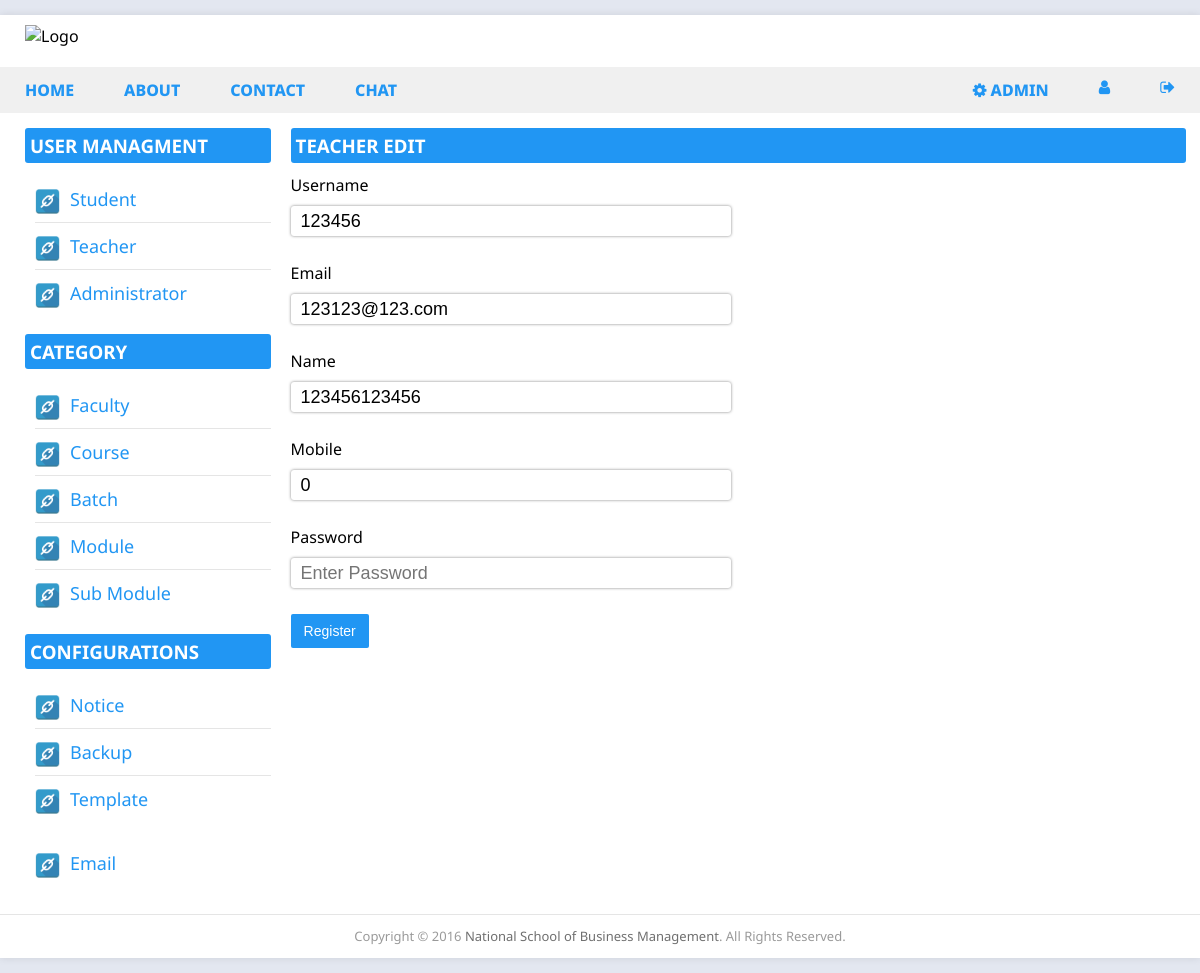
Screenshot of /dashboard.php?teacher=edit&id=10 (signed in) with the database file from the repository.
### tables this page shows
CREATE TABLE `users` (
  `id` int(11) NOT NULL,
  `username` char(15) NOT NULL,
  `password` text NOT NULL,
  `salt` varchar(32) NOT NULL,
  `name` varchar(100) NOT NULL,
  `email` varchar(60) NOT NULL,
  `mobile` varchar(15) DEFAULT NULL,
  `faculty_id` int(11) NOT NULL,
  `joined` datetime NOT NULL,
  `role` int(11) NOT NULL
);

### classes/Input.php (called while the page is built, shortened)
<?php
class Input
{
	public static function get($item){
		if (isset($_POST[$item])) {
			return $_POST[$item];
		}elseif (isset($_GET[$item])) {
			return $_GET[$item];
		}
		return '';
	}
}

### classes/DB.php (called while the page is built, shortened)
<?php
class DB
{
  private static $_instance = null;
  private $_pdo,
          $_query,
          $_error = false,
          $_results,
          $_resultslimit,
          $_count = 0;
  function __construct()
  {
    try {
      $this->_pdo = new PDO('mysql:host=' . Config::get('mysql/host') . ';dbname=' . Config::get('mysql/db'), Config::get('mysql/username'), Config::get('mysql/password'));
    } catch (PDOException $e) {
      die($e->getMessage());
    }
  }
  public static function getInstance() {
    if (!isset(self::$_instance)) {
      self::$_instance = new self();
    }
    return self::$_instance;
  }
  public function query($sql, $params = array()) {
    $this->_error = false;
    if ($this->_query = $this->_pdo->prepare($sql)) {
      $i = 1;
      if (count($params)) {
        foreach ($params as $param) {
          $this->_query->bindValue($i, $param);
          $i++;
        }
      }
      if($this->_query->execute()) {
          $this->_results = $this->_query->fetchAll(PDO::FETCH_OBJ);
          $this->_count = $this->_query->rowCount();
      }else {
        $this->_error = true;
      }
    }
    return $this;
  }
  private function action($action, $table, $where = array()) {
    if (count($where) === 3) {
      $operators = array('=', '>', '<', '>=', '<=', 'like', 'in');
      $field  = $where[0];
      $operator = $where[1];
      $value = $where[2];
      if (in_array($operator, $operators)) {
        $sql = "{$action} FROM {$table} WHERE {$field} {$operator} ?";
        if (!$this->query($sql, array($value))->error()) {
          return $this;
        }
      }
    }
    return false;
  }
  public function get($table, $where=array()) {
    return $this->action('SELECT *', $table, $where);
  }
  public function error() {
    return $this->_error;
  }
  public function count() {
    return $this->_count;
  }
  public function first() {
    return $this->_results[0];
  }
}

### classes/Config.php (called while the page is built)
<?php
class Config {
  public static function get($path = null) {
    if ($path) {
      $config = $GLOBALS['config'];
      $path = explode('/', $path);
      foreach ($path as $value) {
        if(isset($config[$value])){
          $config = $config[$value];
        }
      }
      return $config;
    }
  }
}

### classes/User.php (called while the page is built, shortened)
<?php
class User
{
	private $_db,
			$_data,
			$_sessionName,
			$_cookieName,
			$_isLoggedIn;
	public function __construct($user = null) {
		$this->_db = DB::getInstance();
		$this->_sessionName = Config::get('session/session_name');
		if (!$user) {
			if (Session::exists($this->_sessionName)) {
				$user = Session::get($this->_sessionName);
				if ($this->find($user)) {
					$this->_isLoggedIn = true;
				} else {
				}
			}
		} else {
			$this->find($user);
		}
	}
	public function find($user = null) {
		if($user){
			$field = (is_numeric($user)) ? 'id' : 'username';
			$data = $this->_db->get('users', array($field, '=', $user));
			if($data->count()){
				$this->_data = $data->first();
				return true;
			}
		}
		return false;
	}
	public function data() {
		return $this->_data;
	}
}

### admin/teacher_edit.php (the view, shortened to what this page needs)
<?php
$u = new User(Input::get('id'));
?>
    <div class="student">
    <h3 class="group-title blue-b">Teacher Edit</h3>
          <form class="column column-6" id="student_register" method="post">
            <p>
              <label for="username">Username</label>
              <input class="text-input" type="text" id="username" value="<?php echo $u->data()->username; ?>" name="username" placeholder="Enter username">
            </p>
            <p>
              <label for="email">Email</label>
              <input class="text-input" type="text" id="email" value="<?php echo $u->data()->email; ?>" name="email" placeholder="Enter email address">
            </p>
            <p>
              <label for="name">Name</label>
              <input class="text-input" type="text" id="name" value="<?php echo $u->data()->name; ?>" name="name" placeholder="Enter name">
            </p>
            <p>
              <label for="mobile">Mobile</label>
              <input class="text-input" type="text" id="mobile" value="<?php echo $u->data()->mobile; ?>" name="mobile" placeholder="Enter mobile number in 10 digits">
            </p>
            <p>
              <label for="password">Password</label>
              <input class="text-input" type="password" id="password" name="password" placeholder="Enter Password">
            </p>
            <p>
              <button class="btn btn-md btn-blue" type="submit">Register</button>
            </p>
          </form>
    </div>

### assets/css/style.css (style rules this page uses)
html, body { margin: 0; font-family: 'Noto Sans', sans-serif; }
body { background-color: #E3E7F0; }
.blue-b { background: #2196f3; color: white; }
.row, .column { box-sizing: border-box; }
.column { position: relative; float: left; display: block; }
.column-6 { width: 49.2%; }
.btn { display: inline-block; margin-bottom: 0; font-weight: 400; line-height: 1.42857143; text-align: center; white-space: nowrap; vertical-align: middle; -ms-touch-action: manipulation; touch-action: manipulation; cursor: pointer; -webkit-user-select: none; -moz-user-select: none; -ms-user-select: none; user-select: none; border: 1px solid transparent; border-radius: 2px; }
.btn-md { padding: 6px 12px; font-size: 14px; }
.btn-blue { background: #2196f3; color: #fff; }
.text-input { width: 100%; height: 30px; border-radius: 3px; padding: 5px 10px; font-size: 18px; outline: 0; margin: 10px 0; border: none; box-shadow: 0 0 3px rgba(0,0,0,.5); }
.group-title { margin-bottom: -5px; margin-top: 0; padding: 5px; border-radius: 3px; text-transform: uppercase; }
.main .group-title { border: 0px; }

### rows the page displays
users: username "123456", email "123123@123.com", name "123456123456", mobile "0"
